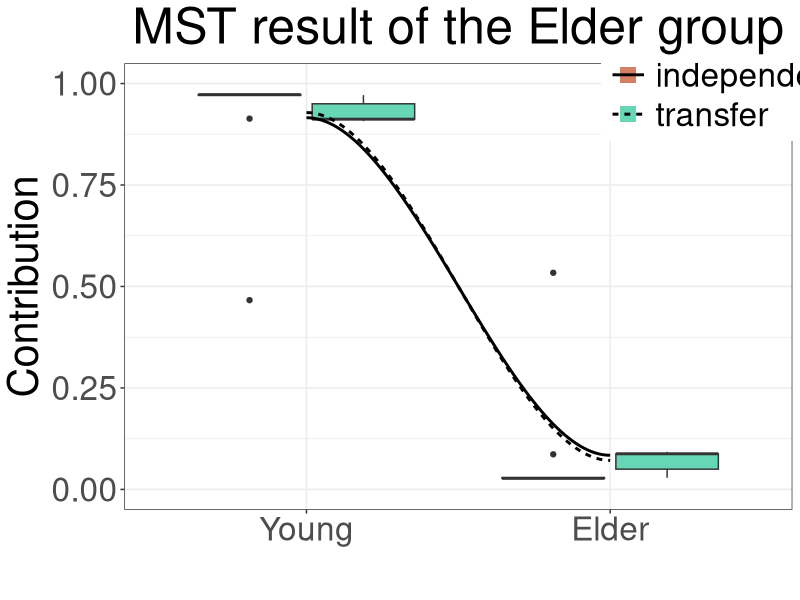

The R source for this figure:
library(ggplot2)
library(ggpubr)
library(dplyr)
library(reshape2)

inde.Data <- read.csv('independent_result/layerMelt.csv')[, c(2,3)] 
trans.Data <- read.csv('transfer_result/layerMelt.csv')[, c(2,3)]
inde.Data['mode'] <- 'independent'
trans.Data['mode'] <- 'transfer'
bind.Data <- bind_rows(inde.Data, trans.Data)
# bind.Data$Env <- factor(bind.Data$Env, levels=c('Young','Middle age', 'Elder'))
bind.Data$Env <- factor(bind.Data$Env, levels=c('Young', 'Elder'))

box.Plot <- ggplot(bind.Data)+
                geom_boxplot(aes(x=Env, y=Contribution, fill=mode), show.legend=FALSE)+
                geom_point(aes(x=Env, y=-1, color=mode), shape=15, size=5)+
                geom_smooth(aes(x=as.numeric(Env), y=Contribution, linetype=mode), 
                method='loess', color='black', se=FALSE)+
                ylim(c(0, 1))+
                xlab('')+
                ylab('Contribution')+
                scale_color_manual(values=c('#D67F67', '#66D6B4'))+
                scale_fill_manual(values=c('#D67F67', '#66D6B4'))+
                guides()+
                theme_bw()+
                labs(title='MST result of the Elder group')+
                theme(text=element_text(size=30),
                        plot.title=(element_text(hjust=0.5)),
                        legend.title=element_blank(),
                        legend.position=(c(0.9, 0.93)),
                        legend.key.size=unit(1, 'cm'))
ggsave('box_plot_elder.jpg', height=10, width=15)